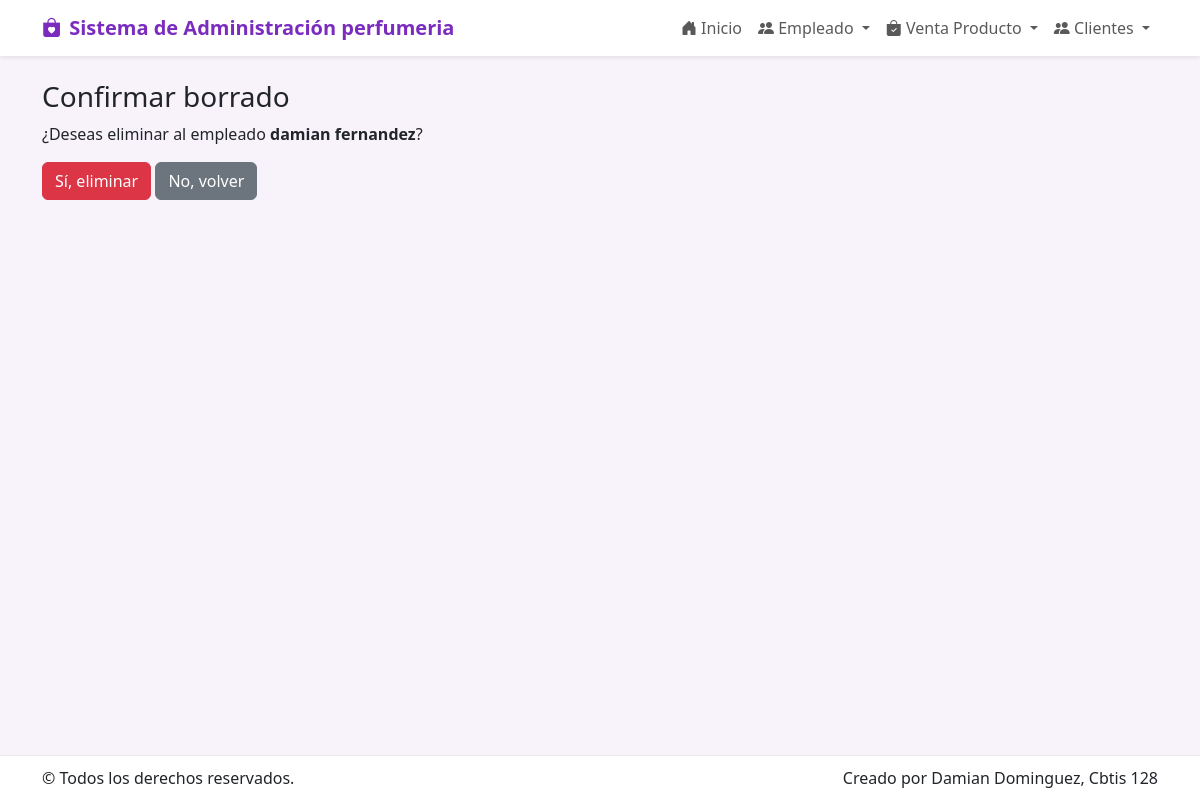
The app's page /empleado/borrar/9/, older data.
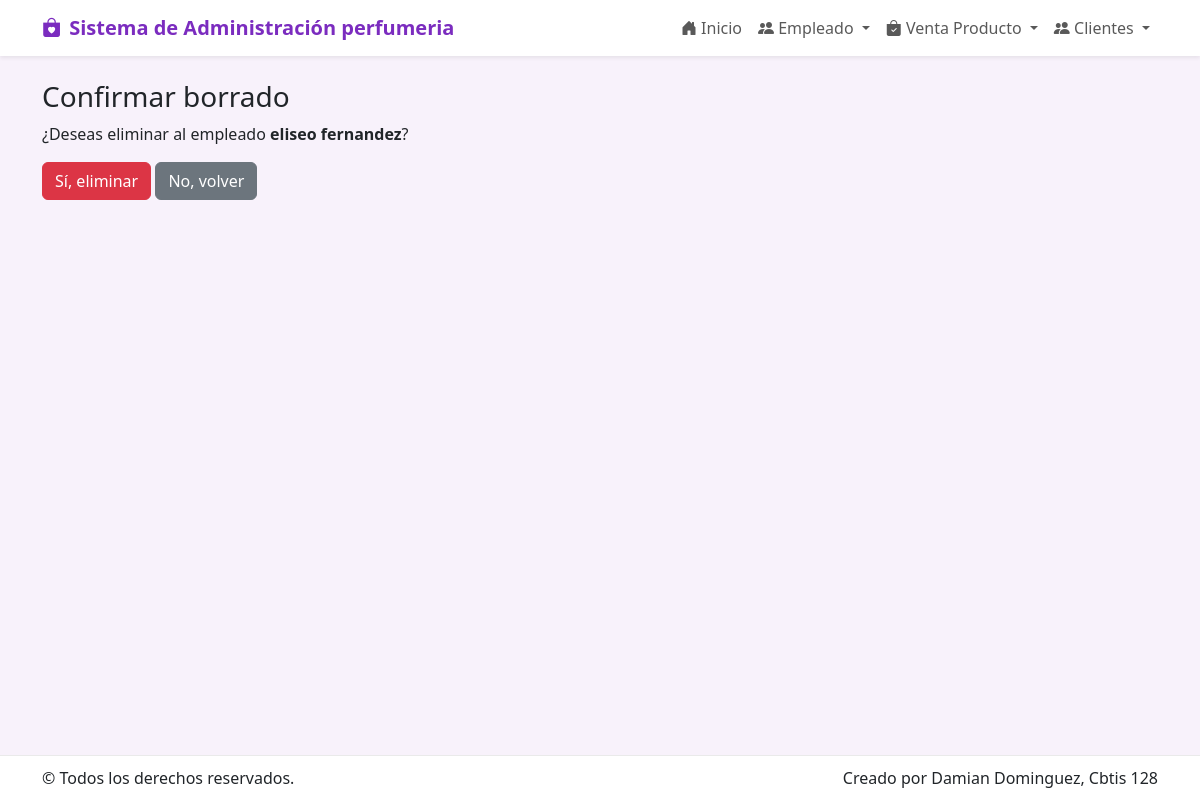
The same page, newer data.
### app_perfumeria/models.py (models this page shows, shortened)
class Empleado(models.Model):
    nombre = models.CharField(max_length=100)
    apellido = models.CharField(max_length=100)
    puesto = models.CharField(max_length=100)
    telefono = models.CharField(max_length=20, blank=True, null=True)
    email = models.EmailField(blank=True, null=True)
    fecha_nacimiento = models.DateField(blank=True, null=True)        # Campo editable
    fecha_contratacion = models.DateField(blank=True, null=True)      # Campo editable
    activo = models.BooleanField(default=True)

### app_perfumeria/views.py (the view)
# urls.py: path('empleado/borrar/<int:empleado_id>/', views.borrar_empleado, name='borrar_empleado'),
def borrar_empleado(request, empleado_id):
    empleado = get_object_or_404(Empleado, id=empleado_id)
    if request.method == 'POST':
        empleado.delete()
        return redirect('ver_empleado')
    return render(request, 'empleado/borrar_empleado.html', {'empleado': empleado})

### app_perfumeria/templates/empleado/borrar_empleado.html (shortened to what this page needs)
{% extends 'base.html' %}
{% block content %}
<h3>Confirmar borrado</h3>
<p>¿Deseas eliminar al empleado <strong>{{ empleado.nombre }} {{ empleado.apellido }}</strong>?</p>
<form method="post">
  <button class="btn btn-danger">Sí, eliminar</button>
  <a class="btn btn-secondary" href="{% url 'ver_empleado' %}">No, volver</a>
</form>
{% endblock %}

Row changes from the older to the newer data that the page shows:
changed Empleado "fernandez": nombre "damian" → "eliseo"
